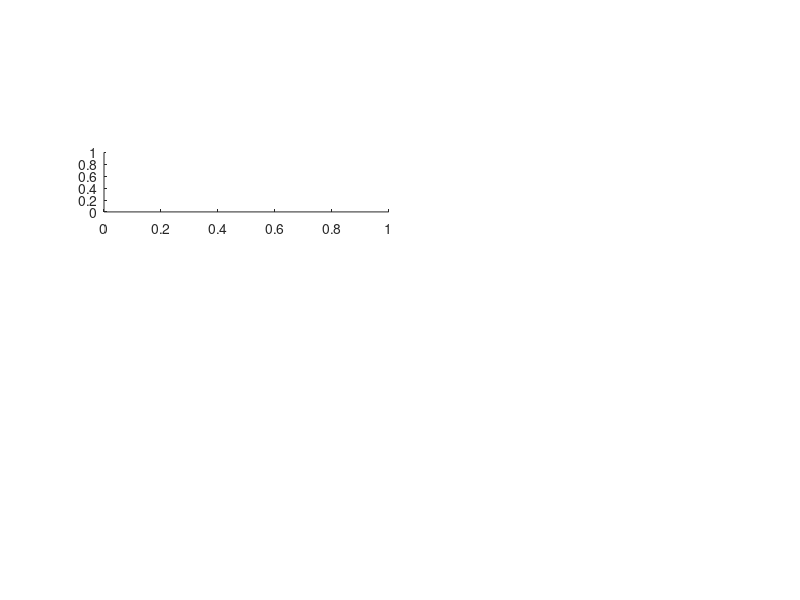

Source code (MATLAB): (Note: this script raises an error after producing the figure.)
close all;

iC =1;

lineClrRed = [0.8 0 0];
lineClrLightRed = [1 0.6 0.6];
lineClrBlue = [0 0 0.8];
lineClrLightBlue = [0.6 0.6 1];
lineClrGrey = [0.4 0.4 0.4];

fillClrRed = [237 50 52] ./ 255;
fillClrLightRed = [242 138 130] ./ 255;
fillClrBlue = [0 153 227] ./ 255;
fillClrLightBlue = [223 239 252] ./ 255;
fillClrGrey = [0.6 0.6 0.6];

%% modulation
% subplot(5,6,1:6)
% 
% cfInt = [T.b_laser{iC}+1.96*T.se_laser{iC} flip(T.b_laser{iC}-1.96*T.se_laser{iC})];
% plotLim = [plotTime.laser(1), plotTime.laser(end);
%     floor(min(cfInt)), ceil(max(cfInt))];
% 
% F = fill([plotTime.laser flip(plotTime.laser)],cfInt,fillClrGrey);
% F.FaceAlpha = 0.3;
% F.EdgeColor = 'none';
% hold on;
% P = plot(plotTime.laser,T.b_laser{iC});
% P.Color = lineClrGrey;
% P.LineWidth = 2;
% 
% xlim(plotLim(1,:));
% ylim(plotLim(2,:));

%% cue
subplot(5,6,7:9)

cfInt_A = [T.b_A{iC}+1.96*T.se_A{iC} flip(T.b_A{iC}-1.96*T.se_A{iC})];
F = fill([plotTime.A flip(plotTime.A)],cfInt_A,fillClrRed);
F.FaceAlpha = 0.3;
F.EdgeColor = 'none';
hold on;
P = plot(plotTime.A,T.b_A{iC});
P.Color = lineClrRed;
P.LineWidth = 2;

cfInt_D = [T.b_D{iC}+1.96*T.se_D{iC} flip(T.b_D{iC}-1.96*T.se_D{iC})];
F = fill([plotTime.D flip(plotTime.D)],cfInt_D,fillClrBlue);
F.FaceAlpha = 0.3;
F.EdgeColor = 'none';
hold on;
P = plot(plotTime.D,T.b_D{iC});
P.Color = lineClrBlue;
P.LineWidth = 2;

plotLim = [plotTime.D(1), plotTime.D(end);
    floor(min([cfInt_D cfInt_A]*10))/10,...
    ceil(max([cfInt_D cfInt_A]*10))/10];
xlim(plotLim(1,:));
ylim(plotLim(2,:));

subplot(5,6,10:12)

cfInt_modA = [T.mod_b_A{iC}+1.96*T.mod_se_A{iC} flip(T.mod_b_A{iC}-1.96*T.mod_se_A{iC})];
F = fill([plotTime.mod_A flip(plotTime.mod_A)],cfInt_modA,fillClrLightRed);
F.FaceAlpha = 0.3;
F.EdgeColor = 'none';
hold on;
P = plot(plotTime.mod_A,T.mod_b_A{iC});
P.Color = lineClrLightRed;
P.LineWidth = 2;

cfInt_modD = [T.mod_b_D{iC}+1.96*T.mod_se_D{iC} flip(T.mod_b_D{iC}-1.96*T.mod_se_D{iC})];
F = fill([plotTime.mod_D flip(plotTime.mod_D)],cfInt_modD,fillClrLightBlue);
F.FaceAlpha = 0.3;
F.EdgeColor = 'none';
hold on;
P = plot(plotTime.mod_D,T.mod_b_D{iC});
P.Color = lineClrLightBlue;
P.LineWidth = 2;

plotLim = [plotTime.D(1), plotTime.D(end);
    floor(min([cfInt_modD cfInt_modA]*10))/10,...
    ceil(max([cfInt_modD cfInt_modA]*10))/10];
xlim(plotLim(1,:));
ylim(plotLim(2,:));

%% Reward

subplot(5,6,13:15)

cfInt_rw = [T.b_rw{iC}+1.96*T.se_rw{iC} flip(T.b_rw{iC}-1.96*T.se_rw{iC})];
F = fill([plotTime.rw flip(plotTime.rw)],cfInt_rw,fillClrRed);
F.FaceAlpha = 0.3;
F.EdgeColor = 'none';
hold on;
P = plot(plotTime.rw,T.b_rw{iC});
P.Color = lineClrRed;
P.LineWidth = 2;

cfInt_nrw = [T.b_nrw{iC}+1.96*T.se_nrw{iC} flip(T.b_nrw{iC}-1.96*T.se_nrw{iC})];
F = fill([plotTime.nrw flip(plotTime.nrw)],cfInt_nrw,fillClrRed);
F.FaceAlpha = 0.3;
F.EdgeColor = 'none';
hold on;
P = plot(plotTime.nrw,T.b_nrw{iC});
P.Color = lineClrRed;
P.LineStyle = '--';
P.LineWidth = 2;

plotLim = [plotTime.nrw(1), plotTime.nrw(end);
    floor(min([cfInt_nrw cfInt_rw]*10))/10,...
    ceil(max([cfInt_nrw cfInt_rw]*10))/10];
xlim(plotLim(1,:));
ylim(plotLim(2,:));

subplot(5,6,16:18)

cfInt_modrw = [T.mod_b_rw{iC}+1.96*T.mod_se_rw{iC} flip(T.mod_b_rw{iC}-1.96*T.mod_se_rw{iC})];
F = fill([plotTime.mod_rw flip(plotTime.mod_rw)],cfInt_modrw,fillClrLightRed);
F.FaceAlpha = 0.3;
F.EdgeColor = 'none';
hold on;
P = plot(plotTime.mod_rw,T.mod_b_rw{iC});
P.Color = lineClrLightRed;
P.LineWidth = 2;

cfInt_modnrw = [T.mod_b_nrw{iC}+1.96*T.mod_se_nrw{iC} flip(T.mod_b_nrw{iC}-1.96*T.mod_se_nrw{iC})];
F = fill([plotTime.mod_nrw flip(plotTime.mod_nrw)],cfInt_modnrw,fillClrLightRed);
F.FaceAlpha = 0.3;
F.EdgeColor = 'none';
hold on;
P = plot(plotTime.mod_nrw,T.mod_b_nrw{iC});
P.Color = lineClrLightRed;
P.LineStyle = '--';
P.LineWidth = 2;

plotLim = [plotTime.nrw(1), plotTime.nrw(end);
    floor(min([cfInt_modnrw cfInt_modrw]*10))/10,...
    ceil(max([cfInt_modnrw cfInt_modrw]*10))/10];
xlim(plotLim(1,:));
ylim(plotLim(2,:));

%% Punishment

subplot(5,6,19:21)

cfInt_pn = [T.b_pn{iC}+1.96*T.se_pn{iC} flip(T.b_pn{iC}-1.96*T.se_pn{iC})];
F = fill([plotTime.pn flip(plotTime.pn)],cfInt_pn,fillClrBlue);
F.FaceAlpha = 0.3;
F.EdgeColor = 'none';
hold on;
P = plot(plotTime.pn,T.b_pn{iC});
P.Color = lineClrBlue;
P.LineWidth = 2;

cfInt_npn = [T.b_npn{iC}+1.96*T.se_npn{iC} flip(T.b_npn{iC}-1.96*T.se_npn{iC})];
F = fill([plotTime.npn flip(plotTime.npn)],cfInt_npn,fillClrBlue);
F.FaceAlpha = 0.3;
F.EdgeColor = 'none';
hold on;
P = plot(plotTime.npn,T.b_npn{iC});
P.Color = lineClrBlue;
P.LineStyle = '--';
P.LineWidth = 2;

plotLim = [plotTime.npn(1), plotTime.npn(end);
    floor(min([cfInt_npn cfInt_pn]*10))/10,...
    ceil(max([cfInt_npn cfInt_pn]*10))/10];
xlim(plotLim(1,:));
ylim(plotLim(2,:));

subplot(5,6,22:24)

cfInt_modpn = [T.mod_b_pn{iC}+1.96*T.mod_se_pn{iC} flip(T.mod_b_pn{iC}-1.96*T.mod_se_pn{iC})];
F = fill([plotTime.mod_pn flip(plotTime.mod_pn)],cfInt_modpn,fillClrLightBlue);
F.FaceAlpha = 0.3;
F.EdgeColor = 'none';
hold on;
P = plot(plotTime.mod_pn,T.mod_b_pn{iC});
P.Color = lineClrLightBlue;
P.LineWidth = 2;

cfInt_modnpn = [T.mod_b_npn{iC}+1.96*T.mod_se_npn{iC} flip(T.mod_b_npn{iC}-1.96*T.mod_se_npn{iC})];
F = fill([plotTime.mod_npn flip(plotTime.mod_npn)],cfInt_modnpn,fillClrLightBlue);
F.FaceAlpha = 0.3;
F.EdgeColor = 'none';
hold on;
P = plot(plotTime.mod_npn,T.mod_b_npn{iC});
P.Color = lineClrLightBlue;
P.LineStyle = '--';
P.LineWidth = 2;

plotLim = [plotTime.npn(1), plotTime.npn(end);
    floor(min([cfInt_modnpn cfInt_modpn]*10))/10,...
    ceil(max([cfInt_modnpn cfInt_modpn]*10))/10];
xlim(plotLim(1,:));
ylim(plotLim(2,:));

%% Lick

subplot(5,6,25:26)
cfInt = [T.b_lkmid{iC}+1.96*T.se_lkmid{iC} flip(T.b_lkmid{iC}-1.96*T.se_lkmid{iC})];
plotLim = [plotTime.lkmid(1), plotTime.lkmid(end);
    floor(min(cfInt*10))/10, ceil(max(cfInt*10))/10];

F = fill([plotTime.lkmid flip(plotTime.lkmid)],cfInt,fillClrGrey);
F.FaceAlpha = 0.3;
F.EdgeColor = 'none';
hold on;
P = plot(plotTime.lkmid,T.b_lkmid{iC});
P.Color = lineClrGrey;
P.LineWidth = 2;

xlim(plotLim(1,:));
ylim(plotLim(2,:));


subplot(5,6,27:28)
cfInt = [T.b_lkon{iC}+1.96*T.se_lkon{iC} flip(T.b_lkon{iC}-1.96*T.se_lkon{iC})];
plotLim = [plotTime.lkon(1), plotTime.lkon(end);
    floor(min(cfInt*10))/10, ceil(max(cfInt*10))/10];

F = fill([plotTime.lkon flip(plotTime.lkon)],cfInt,fillClrGrey);
F.FaceAlpha = 0.3;
F.EdgeColor = 'none';
hold on;
P = plot(plotTime.lkon,T.b_lkon{iC});
P.Color = lineClrGrey;
P.LineWidth = 2;

xlim(plotLim(1,:));
ylim(plotLim(2,:));


subplot(5,6,29:30)
cfInt = [T.b_lkoff{iC}+1.96*T.se_lkoff{iC} flip(T.b_lkoff{iC}-1.96*T.se_lkoff{iC})];
plotLim = [plotTime.lkoff(1), plotTime.lkoff(end);
    floor(min(cfInt*10))/10, ceil(max(cfInt*10))/10];

F = fill([plotTime.lkoff flip(plotTime.lkoff)],cfInt,fillClrGrey);
F.FaceAlpha = 0.3;
F.EdgeColor = 'none';
hold on;
P = plot(plotTime.lkoff,T.b_lkoff{iC});
P.Color = lineClrGrey;
P.LineWidth = 2;

xlim(plotLim(1,:));
ylim(plotLim(2,:));


